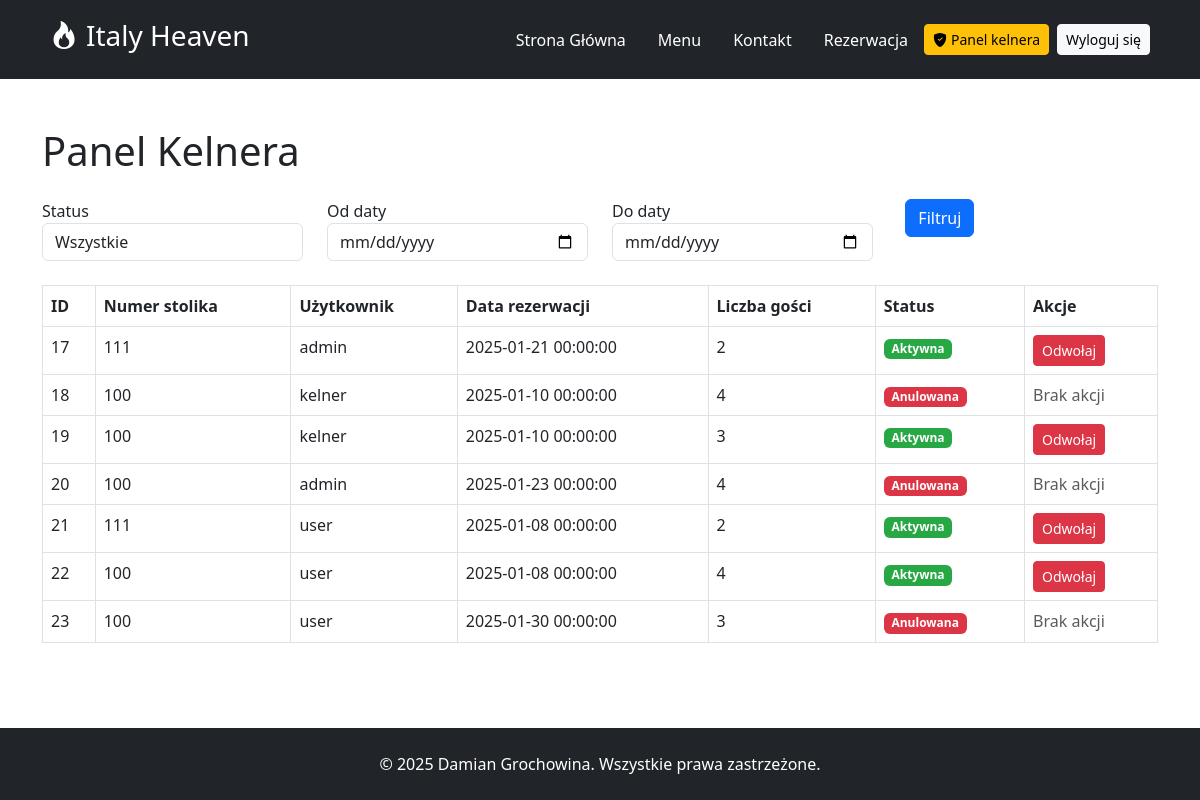
Page /kelner (signed in) on the earlier database version.
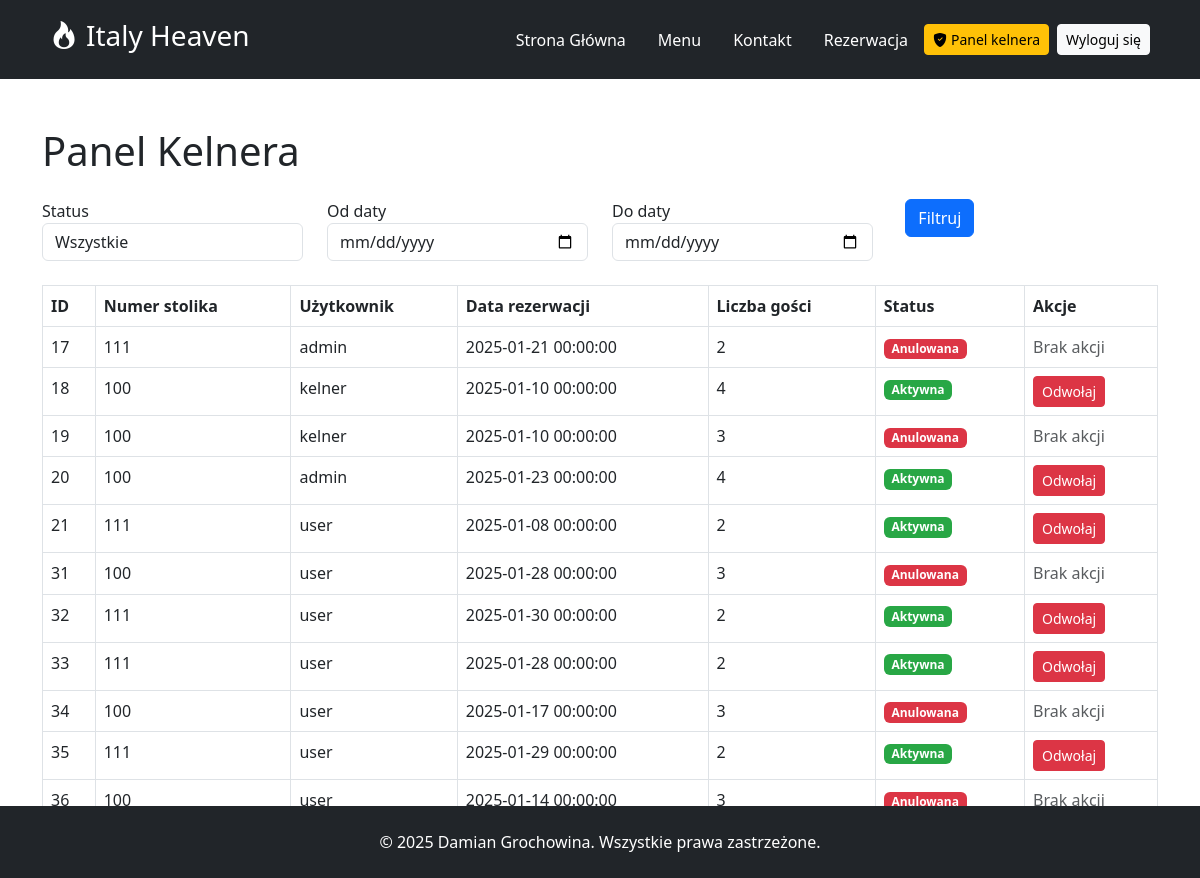
Same page on the later database version.
### tables this page shows
CREATE TABLE `reservations` (
  `id` int(11) NOT NULL,
  `user_id` int(11) DEFAULT NULL,
  `table_id` int(11) DEFAULT NULL,
  `reservation_date` datetime DEFAULT NULL,
  `guests` int(11) DEFAULT NULL,
  `cancelled` tinyint(1) NOT NULL DEFAULT 0
);

CREATE TABLE `tables` (
  `id` int(11) NOT NULL,
  `table_number` int(11) DEFAULT NULL,
  `seats` int(11) DEFAULT NULL
);

CREATE TABLE `users` (
  `id` int(11) NOT NULL,
  `username` varchar(255) DEFAULT NULL,
  `email` varchar(255) DEFAULT NULL,
  `password` varchar(255) DEFAULT NULL,
  `role` enum('user','kelner','admin') DEFAULT 'user'
);

### Controllers/KelnerController.php (called while the page is built, shortened)
<?php
require_once '../models/Reservation.php';
require_once '../config/db.php';
class KelnerController
{
    public function showKelnerPanel()
    {
        global $pdo;
        $filters = [
            'status' => $_GET['status'] ?? null,
            'date_from' => $_GET['date_from'] ?? null,
            'date_to' => $_GET['date_to'] ?? null,
        ];
        $reservations = Reservation::getReservationsWithFilters($pdo, $filters);
        include '../views/kelner.php';
    }
}

### Models/Reservation.php (called while the page is built, shortened)
<?php
class Reservation
{
    public static function getReservationsWithFilters($pdo, $filters)
    {
        $query = "SELECT r.id, r.table_id, r.user_id, r.guests, r.reservation_date, r.cancelled,
                         t.table_number, u.username
                  FROM reservations r
                  JOIN tables t ON r.table_id = t.id
                  JOIN users u ON r.user_id = u.id
                  WHERE 1=1";
        $stmt = $pdo->prepare($query);
        $stmt->execute();
        return $stmt->fetchAll(PDO::FETCH_ASSOC);
    }
}

### Views/kelner.php (the view, shortened to what this page needs)
<?php include './layout/header.php';
?>
<div class="container mt-5">
    <h1 class="mb-4">Panel Kelnera</h1>
    <form method="GET" class="mb-4">
        <div class="row">
            <div class="col-md-3">
                <label for="status">Status</label>
                <select id="status" name="status" class="form-control">
                    <option value="">Wszystkie</option>
                </select>
            </div>
            <div class="col-md-3">
                <label for="date_from">Od daty</label>
                <input type="date" id="date_from" name="date_from" class="form-control" value="<?= $_GET['date_from'] ?? '' ?>">
            </div>
            <div class="col-md-3">
                <label for="date_to">Do daty</label>
                <input type="date" id="date_to" name="date_to" class="form-control" value="<?= $_GET['date_to'] ?? '' ?>">
            </div>
            <div class="col-md-3">
                <label>&nbsp;</label>
                <button type="submit" class="btn btn-primary btn-block">Filtruj</button>
            </div>
        </div>
    </form>
    <table class="table table-bordered">
        <thead>
            <tr>
                <th>ID</th>
                <th>Numer stolika</th>
                <th>Użytkownik</th>
                <th>Data rezerwacji</th>
                <th>Liczba gości</th>
                <th>Status</th>
                <th>Akcje</th>
            </tr>
        </thead>
        <tbody>
            <?php foreach ($reservations as $reservation): ?>
                <tr>
                    <td><?= $reservation['id'] ?></td>
                    <td><?= $reservation['table_number'] ?></td>
                    <td><?= $reservation['username'] ?></td>
                    <td><?= $reservation['reservation_date'] ?></td>
                    <td><?= $reservation['guests'] ?></td>
                    <td>
                        <?php if ($reservation['cancelled']): ?>
                            <span class="badge" style="background-color: #dc3545; color: white;">Anulowana</span>
                        <?php else: ?>
                            <span class="badge" style="background-color: #28a745; color: white;">Aktywna</span>
                        <?php endif; ?>
                    </td>
                    <td>
                        <?php if (!$reservation['cancelled']): ?>
                            <button class="btn btn-danger btn-sm cancel-reservation" data-reservation-id="<?php echo $reservation['id']; ?>" data-bs-toggle="modal" data-bs-target="#cancelModal">
                                Odwołaj
                            </button>
                        <?php else: ?>
                            <span class="text-muted">Brak akcji</span>
                        <?php endif; ?>
                    </td>
                </tr>
            <?php endforeach; ?>
        </tbody>
    </table>
</div>
<?php include './layout/footer.php'; ?>

Differences in the rows shown:
removed reservations: id "22", table.table_number "100", user.username "user", reservation_date "2025-01-08 00:00:00", guests "4", cancelled "Aktywna"
removed reservations: id "23", table.table_number "100", user.username "user", reservation_date "2025-01-30 00:00:00", guests "3", cancelled "Anulowana"
changed reservations id 17: cancelled "Aktywna Odwołaj" → "Anulowana Brak akcji"
changed reservations id 18: cancelled "Anulowana Brak akcji" → "Aktywna Odwołaj"
changed reservations id 19: cancelled "Aktywna Odwołaj" → "Anulowana Brak akcji"
changed reservations id 20: cancelled "Anulowana Brak akcji" → "Aktywna Odwołaj"
added reservations: id "31", table.table_number "100", user.username "user", reservation_date "2025-01-28 00:00:00", guests "3", cancelled "Anulowana"
added reservations: id "32", table.table_number "111", user.username "user", reservation_date "2025-01-30 00:00:00", guests "2", cancelled "Aktywna"
added reservations: id "33", table.table_number "111", user.username "user", reservation_date "2025-01-28 00:00:00", guests "2", cancelled "Aktywna"
added reservations: id "34", table.table_number "100", user.username "user", reservation_date "2025-01-17 00:00:00", guests "3", cancelled "Anulowana"
added reservations: id "35", table.table_number "111", user.username "user", reservation_date "2025-01-29 00:00:00", guests "2", cancelled "Aktywna"
added reservations: id "36", table.table_number "100", user.username "user", reservation_date "2025-01-14 00:00:00", guests "3", cancelled "Anulowana"
